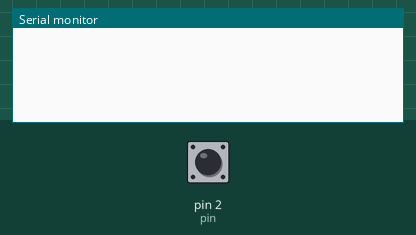
Bench run of a sketch on a simulated Arduino Uno, built with avr-gcc and run on an emulated ATmega328P. Shown: the last lines printed to the serial monitor. The test bench sets the inputs (shaded band); at power-on: pin 2 (pin) LOW.

Above: at 1.2 s.
1.3 s: pin 2 (pin) pulsed HIGH 2 times (0.12 s each, 0.3 s apart)
At 2.3 s:
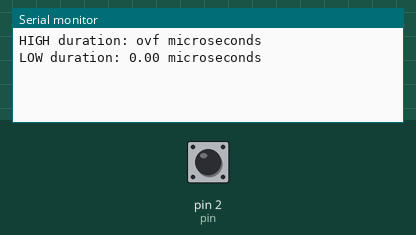
3.4 s: pin 2 (pin) pulsed HIGH 5 times (0.12 s each, 0.3 s apart)
At 5.5 s:
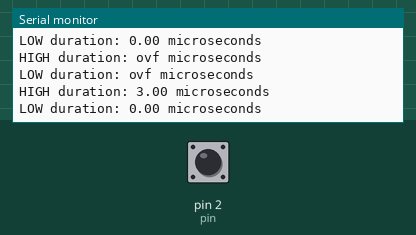

Measured:
- after the input at 1.3 s, the serial monitor: prints a new line after 0.33 s (image 1)
- after the input at 3.4 s, the serial monitor: prints a new line after 0.90 s (image 2)

The sketch:

speed_measure2.ino
```cpp
const int pin = 2; // Pin to read the pulses
unsigned long highDuration; // Variable to store the duration of HIGH pulse
unsigned long lowDuration;  // Variable to store the duration of LOW pulse
float highSpeed;
float lowSpeed;

void setup() {
  Serial.begin(9600);
  pinMode(pin, INPUT);
}

void loop() {
  // Measure the duration of the HIGH pulse
  highDuration = pulseIn(pin, HIGH);
  highSpeed = 21600000/(47*highDuration);

  // Measure the duration of the LOW pulse
  lowDuration = pulseIn(pin, LOW);
  lowSpeed = 216000/(47*lowDuration);

  // Print the durations to the Serial Monitor
  Serial.print("HIGH duration: ");
  //Serial.print(highDuration);
  Serial.print(highSpeed);
  Serial.println(" microseconds");

  Serial.print("LOW duration: ");
  //Serial.print(lowDuration);
  Serial.print(lowSpeed);
  Serial.println(" microseconds");

  // Add a small delay to avoid spamming the serial monitor
  //delay(100);
}
```
